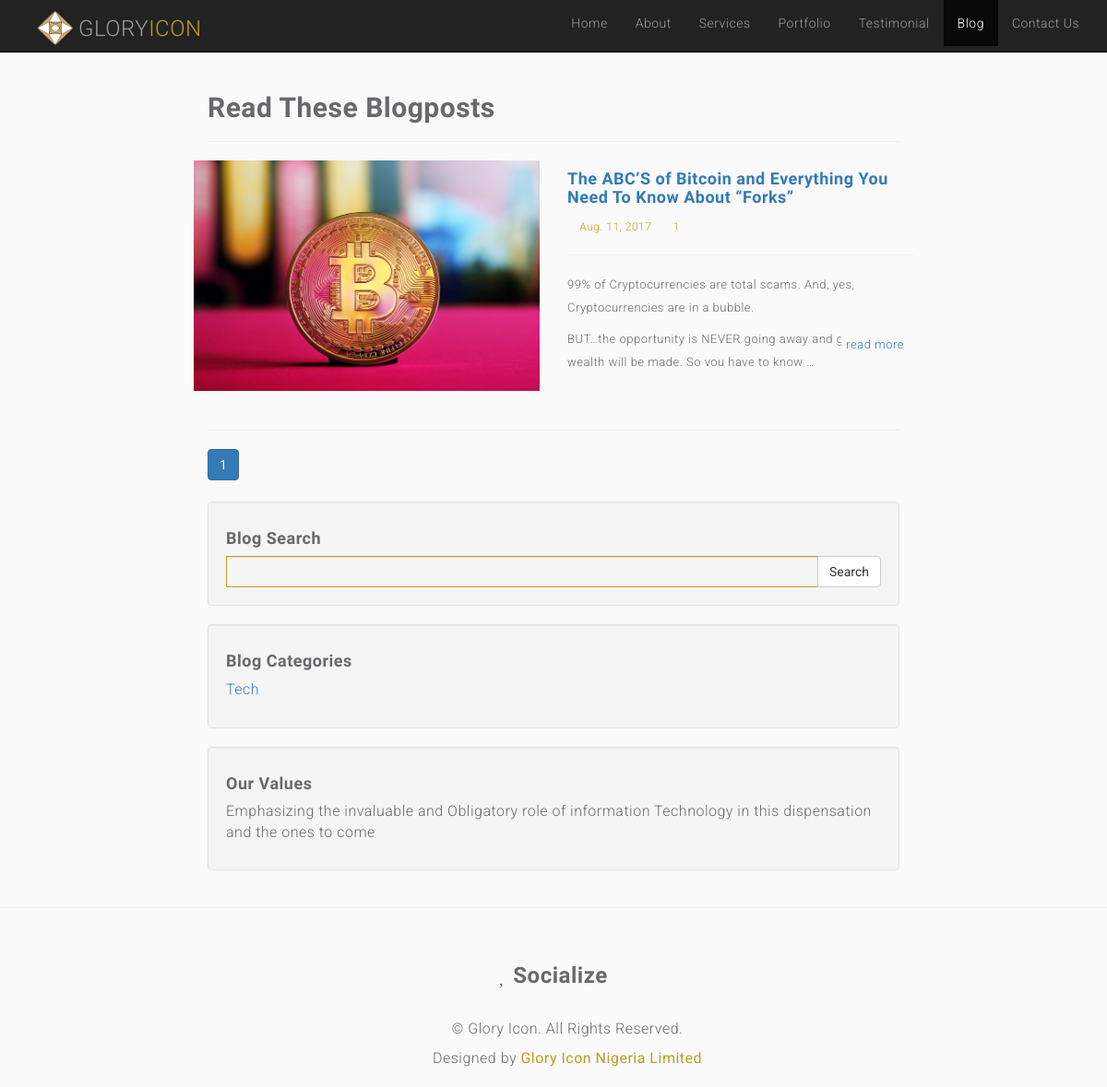
The app's page /blogs/ with its own data.
### blog/models.py (models this page shows, shortened)
class BlogPost(models.Model):
    title = models.CharField(max_length=200)
    content = models.TextField()
    author = models.ForeignKey(User)
    likes = models.IntegerField(default=0)
    post_image = models.ImageField(upload_to="media", blank=True)
    category = models.ForeignKey(BlogCategory, null=True)
    slug = models.CharField(blank=True, max_length=150)
    seo_keywords = models.TextField(blank=True)
    seo_desc = models.TextField(blank=True)
    timestamp = models.DateTimeField(auto_now_add=True)
    def get_no_comments(self):
        return Comment.objects.filter(parent=self.id).count()
    class Meta:
        ordering = ['-timestamp']

class BlogCategory(models.Model):
    category = models.CharField(max_length=200)
    details = models.TextField(blank=True, null=True)
    created_by = models.ForeignKey(User, null=True)
    timestamp = models.DateTimeField(auto_now_add=True)

### blog/views.py (the view, shortened to what this page needs)
class AllBlogPosts(View):
    def get(self, request):
        category = request.GET.get('category', None)
        if category is not None:
            posts = BlogPost.objects.filter(category__id=category)
        else:
            posts = BlogPost.objects.all()
        paginator = Paginator(posts, 10)
        page = request.GET.get('page')
        try:
            posts = paginator.page(page)
        except PageNotAnInteger:
            posts = paginator.page(1)
        except EmptyPage:
            posts = paginator.page(paginator.num_pages)
        categories = BlogCategory.objects.all()
        return render(request, 'blog.html', {'posts': posts, 'cat': categories})

### templates/blog.html (shortened to what this page needs)
<!DOCTYPE html>
<html lang="en">
<head>
    {% load static %}
    <link rel="stylesheet" type="text/css" href="/static/css/jquery.bxslider.css">
    <link rel="stylesheet" type="text/css" href="/static/css/font-awesome.min.css">
    <link rel="stylesheet" type="text/css" href="/static/css/bootstrap.min.css">
    <link rel="stylesheet" type="text/css" href="/static/css/animate.css">
    <link rel="stylesheet" type="text/css" href="/static/css/style.css">
    <link rel="stylesheet" type="text/css" href="/static/css/styles.css">
</head>
<body>
<header id="">
    <nav class="navbar navbar-inverse navbar-fixed-top">
        <div class="container">
            <div class="navbar-header" style="position: relative;">
                <img src="{% static 'img/logo_icon.png' %}" alt="Glory Icon" width="40px;" height="40px;">
                <a class="navbar-brand" href="#" style="margin-left: 55px;">Glory<span class="logo-dec">Icon</span></a>
            </div>
            <div class="icon">
                <div class="collapse navbar-collapse" id="myNavbar">
                    <div class="grace">
                        <ul class="nav navbar-nav navbar-right">
                            <li class=""><a href="/">Home</a></li>
                            <li class=""><a href="/">About</a></li>
                            <li class=""><a href="/">Services</a></li>
                            <li class=""><a href="/">Portfolio</a></li>
                            <li class=""><a href="/">Testimonial</a></li>
                            <li class="active"><a href="/blogs">Blog</a></li>
                            <li class=""><a href="/">Contact Us</a></li>
                        </ul>
                    </div>
                </div>
            </div>
        </div>
    </nav>
</header>
<div class="container">
    <div class="row nav-margin-top" style="margin-top: 80px;">
        <div class="col-md-8 col-md-offset-2">
            <h2>Read These Blogposts</h2>
            <hr>
            <div class="blog-post-list row">
                {% for post in posts %}
                    <div class="blog-post">
                        <div class="row">
                            <div class="col-sm-6">
                                {% if post.post_image %}
                                    <img src="{{ post.post_image.url }}" alt="{{ post.title }}" class="img-responsive">
                                {% else %}
                                    <img src="/static/img/blog01.jpg" alt="{{ post.title }}" class="img-responsive">
                                {% endif %}
                            </div>
                            <div class="col-sm-6">
                                <div class="blog-content">
                                    <a href="/blogs/{{ post.slug }}"><h4>{{ post.title }}</h4></a>
                                    <div class="post-details-bar">
                                        <div class="post-detail">
                                            <span class="fa fa-calendar"></span>
                                            {{ post.timestamp.date }}
                                        </div>
                                        <div class="post-detail">
                                            {{ post.get_no_comments }}
                                            <span class="fa fa-comments"></span>
                                        </div>
                                    </div>
                                    <hr>
                                    <div class="content" style="font-size: 13px; line-height: 1.9; max-height: 100px; overflow: hidden;">
                                        {{ post.content | safe | truncatewords:30 }}
                                        <a href="/blogs/{{ post.slug }}">read more</a>
                                    </div>
                                </div>
                            </div>
                        </div>
                    </div>
                    <br>
                {% empty %}
                    <h2 class="text-center">No Post Written Yet!</h2>
                {% endfor %}
            </div>
            <hr>
            <div class="btn-group text-center" style="margin: 0 auto;">
                <a href="#" class="btn btn-primary">{{ posts.number }}</a>
            </div>
        </div>
    </div>
</div>
<div class="container">
    <div class="row">
        <div class="col-md-8 col-md-offset-2">
            <br>
            <div class="well">
                <h4>Blog Search</h4>
                <form action="/blogs/" method="post">
                    <div class="input-group">
                        <input type="text" class="form-control" name="filter">
                <span class="input-group-btn">
                    <input type="submit" class="btn btn-default" value="Search">
                </span>
                    </div>
                </form>
            </div>
            <div class="well">
                <h4>Blog Categories</h4>
                <div class="row">
                    <div class="col-lg-6">
                        <ul class="list-unstyled">
                            {% for c in cat %}
                                <li><a href="/blogs/?category={{ c.id }}">{{ c.category }}</a></li>
                            {% endfor %}
                        </ul>
                    </div>
                    <div class="col-lg-6">
                    </div>
                </div>
            </div>
            <div class="well">
                <h4>Our Values</h4>
                <p>Emphasizing the invaluable and Obligatory role of information Technology
                    in this dispensation and the ones to come
                </p>
            </div>
        </div>
    </div>
</div>
<hr>
<footer id="footer">
    <div class="container">
        <div class="row text-center">
            <h3><i class="fa fa-heart"></i> Socialize</h3>
            <div id="social-icons">
                <a href="#" class="btn-group google-plus">
                    <i class="fa fa-google-plus"></i>
                </a>
                <a href="#" class="btn-group linkedin">
                    <i class="fa fa-linkedin-square"></i>
                </a>
                <a href="#" class="btn-group twitter">
                    <i class="fa fa-twitter"></i>
                </a>
                <a href="#" class="btn-group facebook">
                    <i class="fa fa-facebook"></i>
                </a>
            </div>
        </div>
        <div class="container">
            <div class="row text-center">
                <p>&copy; Glory Icon. All Rights Reserved.</p>
                <div class="credits">
                    Designed by <a href="#">Glory Icon Nigeria Limited</a>
                </div>
            </div>
        </div>
    </div>
</footer>
</body>
</html>

### records on screen
BlogPost: post_image (picture), title "The ABC’S of Bitcoin and Everything You Need To Know About “Forks”", timestamp "Aug. 11, 2017", get_no_comments "1", content "99% of Cryptocurrencies are total scams. And, yes, Cryptocurrencies are in a bubble. BUT…the opportunity is NEVER going away and generational wealth will be made. So you have to know …"
BlogCategory: category "Tech"

### other values on screen
{{ posts.number }} "1"
